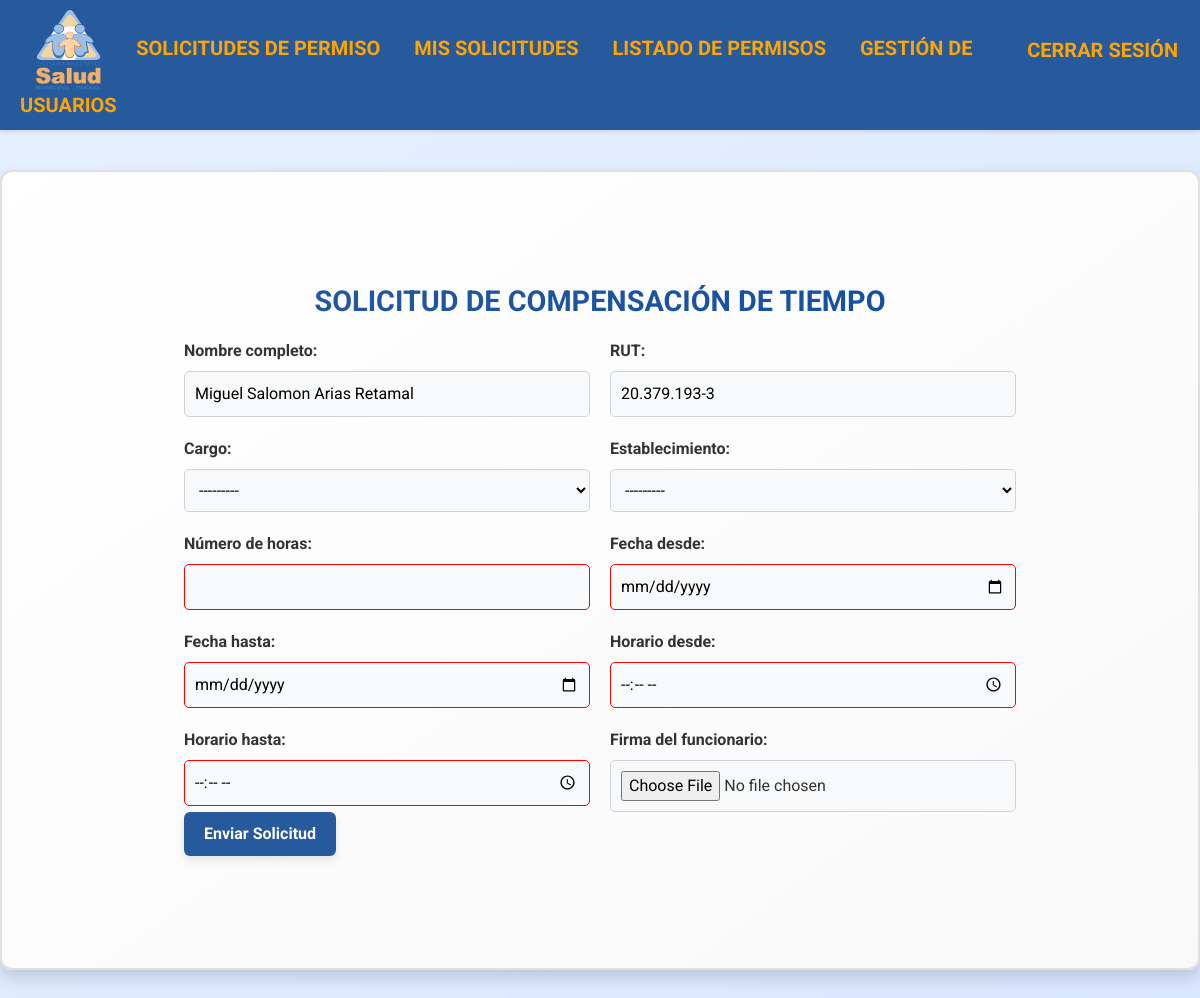
Page /compensation-request/ (signed in) on the earlier database version.
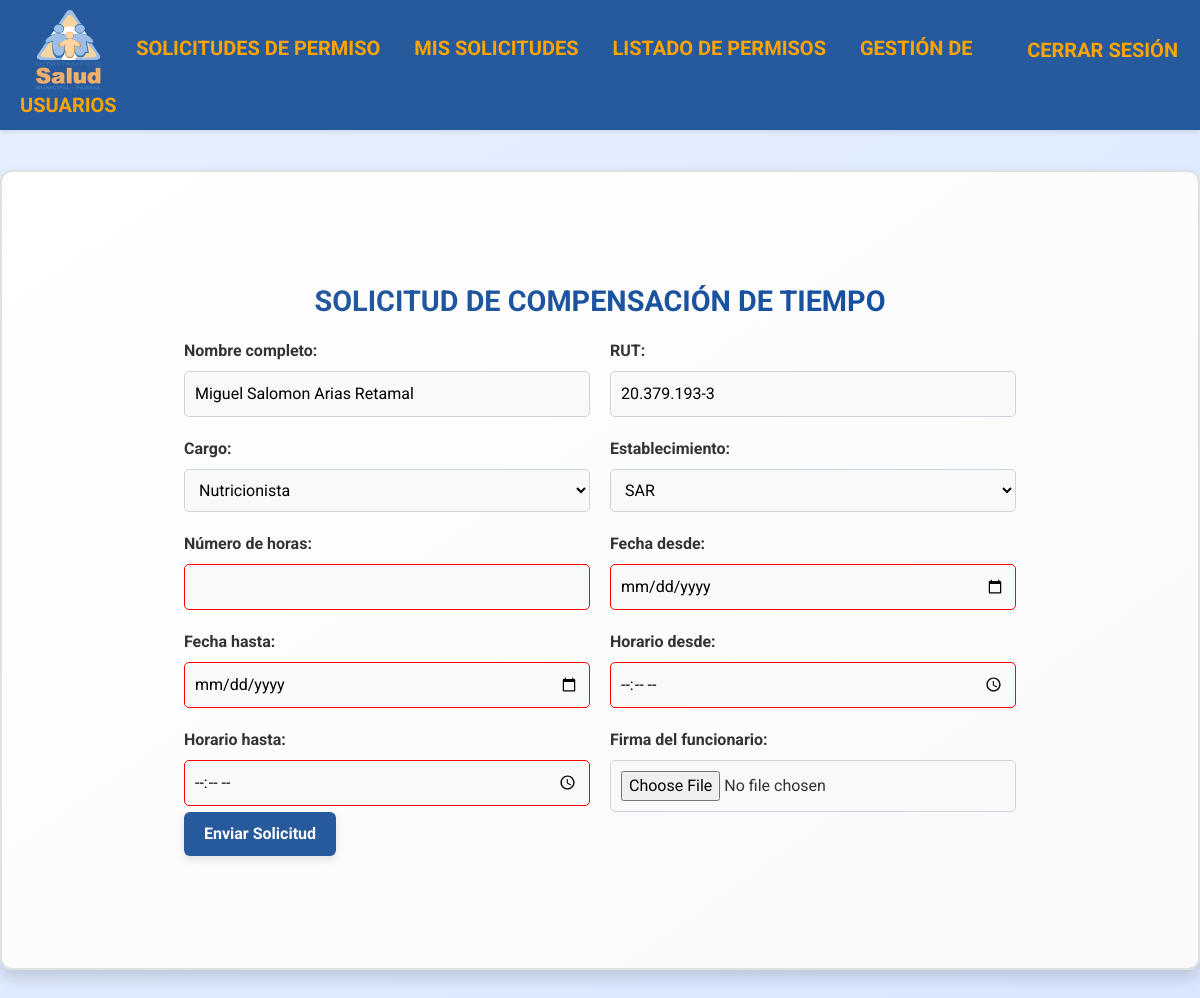
Same page on the later database version.
### permisos/models.py (models this page shows, shortened)
class UserProfile(models.Model):
    CARGO_CHOICES = [
        ('Dentista', 'Dentista'),
        ('Medico', 'Médico'),
        ('Quimico-Farmaceutico', 'Químico-Farmacéutico'),
        ('Asistente Social', 'Asistente Social'),
        ('Enfermera', 'Enfermera'),
        ('Kinesiologo', 'Kinesiólogo'),
        ('Matrona', 'Matrona'),
        ('Nutricionista', 'Nutricionista'),
        ('Psicologo', 'Psicólogo'),
        ('Tecnologo Medico', 'Tecnólogo Médico'),
        ('Fonoaudiologo', 'Fonoaudiólogo'),
        ('Terapeuta Ocupacional', 'Terapeuta Ocupacional'),
        ('Educadora de Parvulos', 'Educadora de Párvulos'),
        ('Profesor de Educacion Fisica', 'Profesor de Educación Física'),
        ('Abogado', 'Abogado'),
        ('Ingeniero en Informatica', 'Ingeniero en Informática'),
        ('Ingeniero en Prevencion de Riesgos', 'Ingeniero en Prevención de Riesgos'),
        ('Ingeniero en Administracion de Empresas', 'Ingeniero en Administración de Empresas'),
        ('Ingeniero Comercial', 'Ingeniero Comercial'),
        ('Contador Auditor', 'Contador Auditor'),
        ('TENS Enfermeria', 'TENS (Enfermería)'),
        ('TANS Administracion', 'TANS (Administración)'),
        ('Podologo', 'Podólogo'),
        ('Estadistico', 'Estadístico'),
        ('Programador', 'Programador/ Técnico en Computación'),
        ('Paramedico', 'Paramédico'),
        ('Secretaria', 'Secretaria'),
        ('Administrativos de Salud', 'Administrativos de Salud'),
        ('Auxiliar de Servicio', 'Auxiliar de Servicio'),
        ('Conductor', 'Conductor'),
        ('Estafeta', 'Estafeta'),
        ('Director de Consultorio', 'Director de Consultorio (CESFAM Arrau Méndez)'),
        ('Director de Departamento de Salud Municipal', 'Director de Departamento de Salud Municipal'),
    ]
    DEPARTAMENTO_CHOICES = [
        ('Posta de Salud Rural Villa Baviera', 'Posta de Salud Rural Villa Baviera'),
        ('Posta de Salud Rural Los Canelos', 'Posta de Salud Rural Los Canelos'),
        ('Posta de Salud Rural Bullileo', 'Posta de Salud Rural Bullileo'),
        ('Posta de Salud Rural Bajos de Huenutil', 'Posta de Salud Rural Bajos de Huenutil'),
        ('Posta de Salud Rural Catillo', 'Posta de Salud Rural Catillo'),
        ('Posta de Salud Rural Digua', 'Posta de Salud Rural Digua'),
        ('Posta de Salud Rural Monte Flor', 'Posta de Salud Rural Monte Flor'),
        ('Posta de Salud Rural San Alejo', 'Posta de Salud Rural San Alejo'),
        ('Posta de Salud Rural Talquita', 'Posta de Salud Rural Talquita'),
        ('Posta de Salud Rural Los Carros', 'Posta de Salud Rural Los Carros'),
        ('Posta de Salud Rural Perquilauquén', 'Posta de Salud Rural Perquilauquén'),
        ('Posta de Salud Rural La Orilla', 'Posta de Salud Rural La Orilla'),
        ('Posta de Salud Rural Fuerte Viejo', 'Posta de Salud Rural Fuerte Viejo'),
        ('Centro Comunitario de Salud Familiar Los Olivos', 'Centro Comunitario de Salud Familiar Los Olivos'),
        ('Centro de Salud Familiar Arrau Méndez', 'Centro de Salud Familiar Arrau Méndez'),
        ('SAR', 'SAR'),
        ('Hospital San José', 'Hospital San José'),
        ('Centro Comunitario de Salud Familiar Buenos Aires', 'Centro Comunitario de Salud Familiar Buenos Aires'),
        ('Departamento de Salud Municipal Parral', 'Departamento de Salud Municipal Parral'),
    ]
    USER_TYPE_CHOICES = [
        ('usuario_normal', 'Usuario Normal'),
        ('admin', 'Administrador'),
    ]
    user = models.OneToOneField(User, on_delete=models.CASCADE)
    full_name = models.CharField("Nombre completo", max_length=100)
    rut = models.CharField("RUT", max_length=12, validators=[validate_rut])
    position = models.CharField("Cargo", max_length=50, choices=CARGO_CHOICES, null=True, blank=True)
    establishment = models.CharField("Establecimiento", max_length=100, choices=DEPARTAMENTO_CHOICES, null=True, blank=True)
    user_type = models.CharField("Tipo de Usuario", max_length=50, choices=USER_TYPE_CHOICES, default='usuario_normal')
    permissions = models.CharField("Permisos", max_length=100, null=True, blank=True)
    firma = models.ImageField("Firma", upload_to='firmas/', null=True, blank=True)

### permisos/views.py (the view)
# urls.py: path('compensation-request/', views.compensation_request, name='compensation_request'),  # Solicitud de compensación de tiempo
@login_required
def compensation_request(request):
    if request.method == "POST":
        form = CompensationRequestForm(request.POST, request.FILES, user=request.user)
        if form.is_valid():
            compensation_request = form.save(commit=False)
            compensation_request.user = request.user
            compensation_request.save()
            messages.success(request, "Solicitud enviada exitosamente.")
            return redirect("home")
    else:
        form = CompensationRequestForm(user=request.user)
    return render(request, "compensation_request.html", {"form": form})

### permisos/forms.py
class CompensationRequestForm(forms.ModelForm):
    class Meta:
        model = CompensationRequest
        fields = [
            'full_name', 'rut', 'position', 'establishment',
            'number_of_hours', 'date_from', 'date_to',
            'time_from', 'time_to', 'firma_funcionario'
        ]
        widgets = {
            'date_from': forms.DateInput(attrs={'type': 'date'}),
            'date_to': forms.DateInput(attrs={'type': 'date'}),
            'time_from': forms.TimeInput(attrs={'type': 'time'}),
            'time_to': forms.TimeInput(attrs={'type': 'time'}),
        }
    def __init__(self, *args, **kwargs):
        user = kwargs.pop('user', None)
        super().__init__(*args, **kwargs)
        if user:
            profile = user.userprofile
            self.fields['full_name'].initial = profile.full_name
            self.fields['rut'].initial = profile.rut
            self.fields['position'].initial = profile.position
            self.fields['establishment'].initial = profile.establishment

### permisos/templates/compensation_request.html (shortened to what this page needs)
{% extends "base.html" %}
{% block content %}
<div class="form-container">
    <h2>Solicitud de Compensación de Tiempo</h2>
    <form method="POST" enctype="multipart/form-data">
        <div class="form-grid">
            <div class="form-group">
                <label for="full_name">{{ form.full_name.label }}:</label>
                {{ form.full_name }}
            </div>
            <div class="form-group">
                <label for="rut">{{ form.rut.label }}:</label>
                {{ form.rut }}
            </div>
            <div class="form-group">
                <label for="position">{{ form.position.label }}:</label>
                {{ form.position }}
            </div>
            <div class="form-group">
                <label for="establishment">{{ form.establishment.label }}:</label>
                {{ form.establishment }}
            </div>
            <div class="form-group">
                <label for="number_of_hours">{{ form.number_of_hours.label }}:</label>
                {{ form.number_of_hours }}
            </div>
            <div class="form-group">
                <label for="date_from">{{ form.date_from.label }}:</label>
                {{ form.date_from }}
            </div>
            <div class="form-group">
                <label for="date_to">{{ form.date_to.label }}:</label>
                {{ form.date_to }}
            </div>
            <div class="form-group">
                <label for="time_from">{{ form.time_from.label }}:</label>
                {{ form.time_from }}
            </div>
            <div class="form-group">
                <label for="time_to">{{ form.time_to.label }}:</label>
                {{ form.time_to }}
            </div>
            <div class="form-group">
                <label for="firma_funcionario">{{ form.firma_funcionario.label }}:</label>
                {{ form.firma_funcionario }}
            </div>
        </div>
        <div class="form-actions">
            <button type="submit">Enviar Solicitud</button>
        </div>
    </form>
</div>
{% endblock %}

Differences in the rows shown:
changed UserProfile "Miguel Salomon Arias Retamal": position "---------" → "Nutricionista"; establishment "---------" → "SAR"
